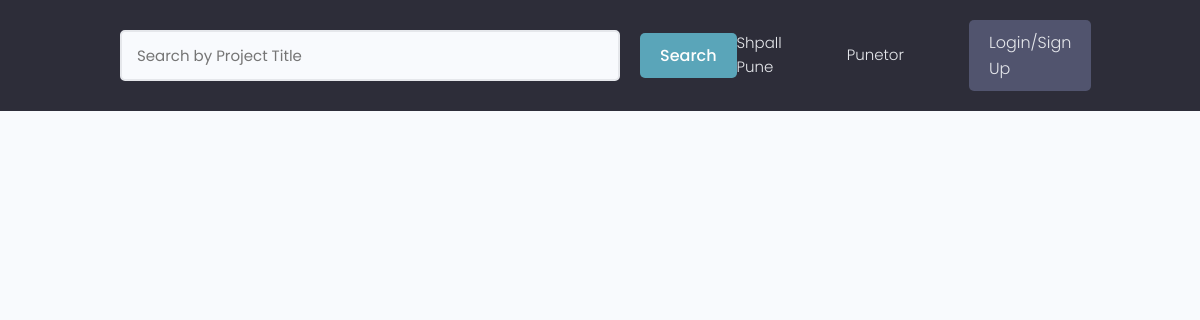
The app's page /kerko-pune/, older data.
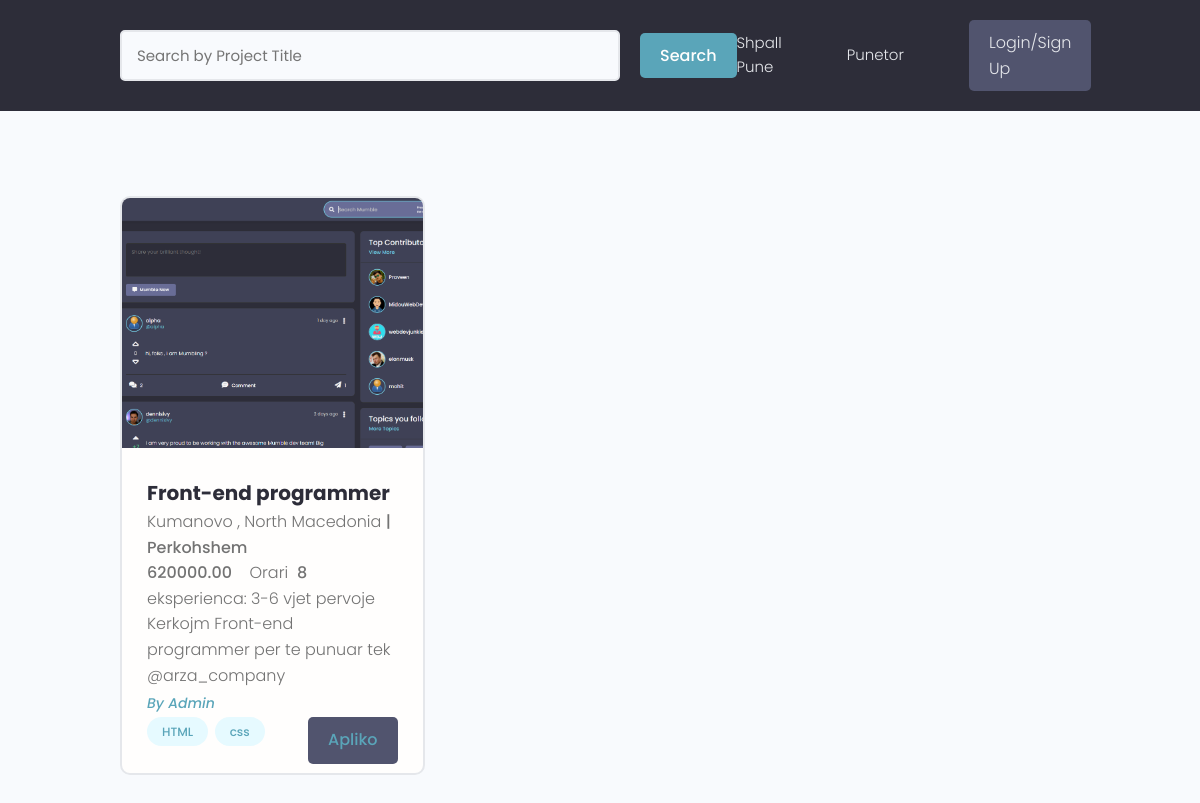
The same page, newer data.
### pune/models.py (models this page shows, shortened)
class Pune(models.Model):
    business = models.ForeignKey(Profile , on_delete=models.CASCADE , blank=True)
    title = models.CharField(max_length=255)
    bio = models.TextField(blank=True , null=True)
    image = models.ImageField(blank=True , null=True, upload_to='profiles/', default='static/images/default.jpg')
    location = models.CharField(max_length=200 , blank=True , null=True)
    perkohshmeri = models.BooleanField(default=False)
    skills = models.ManyToManyField(Skills, blank=True)
    experience = models.CharField(max_length=255 , choices=EXPERIENCE)
    pagesa = models.DecimalField(decimal_places=2 , max_digits=10)
    orari = models.PositiveIntegerField(default=0)
    created = models.DateTimeField(auto_now_add = True)
    id = models.UUIDField(default=uuid.uuid4 , unique=True ,
                        primary_key=True , editable=False)

### users/models.py (models this page shows, shortened)
class Profile(models.Model):
    user = models.OneToOneField(User , on_delete = models.CASCADE ,  null=True , blank=True)
    name = models.CharField(max_length=150 , null=True , blank=True)
    sur_name = models.CharField(max_length=150 , null=True , blank=True)
    email = models.EmailField(max_length=500 , blank=True , null=True)
    username = models.CharField(max_length=200 ,unique = True ,blank=True , null=True)
    profilepic = models.ImageField(blank=True , null=True, upload_to='profiles/', default='static/images/profiles/user-default.png')
    bio = models.TextField(blank=True , null=True)
    skills = models.ManyToManyField('Skills', blank=True)
    CV = models.FileField(upload_to='CV/',blank=True , null=True)
    resume = models.FileField(upload_to='Resume/',blank=True , null=True)
    birth_date = models.DateField(blank=True, null=True)
    business = models.BooleanField(default=False)
    location = models.CharField(max_length=200 , blank=True , null=True)
    created = models.DateTimeField(auto_now_add = True)
    id = models.UUIDField(default=uuid.uuid4 , unique=True ,
                        primary_key=True , editable=False)
    def __str__(self):
        return str(self.username)

class Skills(models.Model):
    field = models.ManyToManyField(Field)
    name = models.CharField(max_length=200 , blank=True , null=True)
    description = models.TextField(blank=True , null=True)
    created = models.DateTimeField(auto_now_add = True)
    id = models.UUIDField(default=uuid.uuid4 , unique=True ,
                        primary_key=True , editable=False)
    def __str__(self):
        return str(self.name)

### pune/views.py (the view)
# urls.py: path('kerko-pune/', views.kerkoPune , name='kerko-pune'),
def kerkoPune(request):
    pune = Pune.objects.all()
    context = {
        'pune':pune,
    }
    return render(request , 'pune/kerkopune.html',context)

### pune/templates/pune/kerkopune.html (shortened to what this page needs)
{% extends 'base.html' %}
{% block content %}
<section class="projectsList">
    <div class="container">
      <div class="grid grid--three">
      {% for pune in pune %}
        <div class="column">
          <div class="card project">
            <a href="{% url 'single-pune' pune.id %}" class="project">
              <img class="project__thumbnail" src="{{pune.image.url}}" alt="project thumbnail" />
              <div class="card__body">
                <h3 class="project__title">{{pune.title}}</h3>
                <p>{{pune.location}} <strong>{% if pune.perkohshmeri == True %}| Perkohshem {% endif %}</strong></p>
                <p><strong>{{pune.pagesa}}</strong>&nbsp;&nbsp;&nbsp; Orari &nbsp;<strong>{{pune.orari}}</strong></p>
                <p>eksperienca: {{pune.experience}}</p>
                <p>{{pune.bio|truncatewords:10}}</p>
                <p><a class="project__author" href="{% url 'profile' pune.business %}">By {{ pune.business.name }}</a></p>
                <div class="project__tags">
                  {% for skill in pune.skills.all %}
                  <span class="tag tag--pill tag--main">
                    <small>{{skill}}</small>
                  </span>
                  {% endfor %}
                  <button style="float: right;" class="btn btn--sub">
                    <a href="">Apliko</a>
                  </button>
                </div>
              </div>
            </a>
          </div>
        </div>
        {% endfor %}
      </div>
    </div>
  </section>
{% endblock content %}

Row changes from the older to the newer data that the page shows:
added Pune: image (picture), title "Front-end programmer", location "Kumanovo , North Macedonia", perkohshmeri "| Perkohshem", pagesa "620000.00", orari "8", experience "3-6 vjet pervoje", bio "Kerkojm Front-end programmer per te punuar tek @arza_company", business.name "Admin"
added Skills: name "HTML"
added Skills: name "css"
